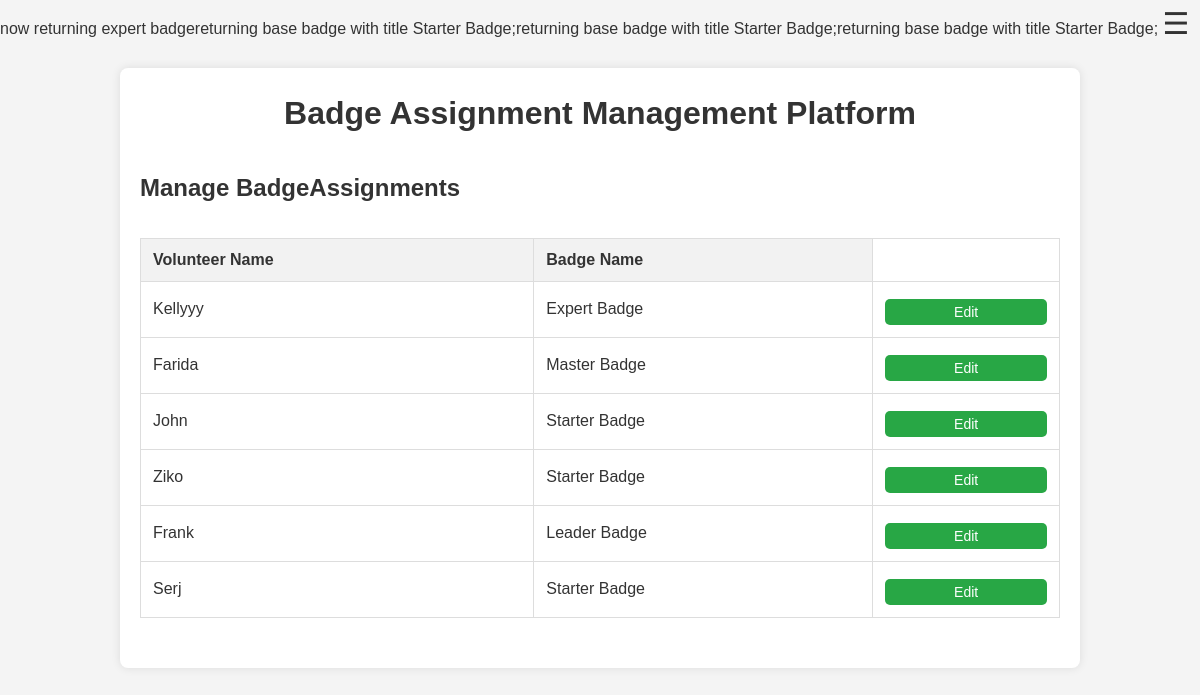
The app's page /Views/BadgeAssignmentPanel.php with its own data.
### tables this page shows
CREATE TABLE `volunteer` (
  `VolunteerID` int NOT NULL AUTO_INCREMENT,
  `FirstName` varchar(50) NOT NULL,
  `LastName` varchar(50) NOT NULL,
  `Email` varchar(100) NOT NULL,
  `PhoneNumber` varchar(15) DEFAULT NULL,
  `DateOfBirth` date DEFAULT NULL,
  `USER_NAME` varchar(50) NOT NULL,
  `PASSWORD_HASH` varchar(100) NOT NULL,
  `LAST_LOGIN` date DEFAULT NULL,
  `ACCOUNT_CREATION_DATE` date DEFAULT NULL,
  `hours_contributed` int DEFAULT NULL,
  `NumberOfEventsAttended` int DEFAULT NULL,
  `VolunteerBadgeID` int DEFAULT NULL,
  `UserID` int DEFAULT NULL,
  PRIMARY KEY (`VolunteerID`),
  UNIQUE KEY `Email` (`Email`),
  KEY `VolunteerBadgeID` (`VolunteerBadgeID`),
  KEY `UserID` (`UserID`),
  CONSTRAINT `volunteer_ibfk_1` FOREIGN KEY (`VolunteerBadgeID`) REFERENCES `volunteerbadge` (`badge_id`),
  CONSTRAINT `volunteer_ibfk_2` FOREIGN KEY (`UserID`) REFERENCES `user` (`UserID`)
);

CREATE TABLE `user` (
  `UserID` int NOT NULL AUTO_INCREMENT,
  `FirstName` varchar(50) NOT NULL,
  `LastName` varchar(50) NOT NULL,
  `Email` varchar(100) NOT NULL,
  `PhoneNumber` varchar(15) DEFAULT NULL,
  `DateOfBirth` date DEFAULT NULL,
  `USER_NAME` varchar(50) NOT NULL,
  `PASSWORD_HASH` varchar(100) NOT NULL,
  `LAST_LOGIN` date DEFAULT NULL,
  `ACCOUNT_CREATION_DATE` date DEFAULT NULL,
  `UserTypeID` int DEFAULT NULL,
  PRIMARY KEY (`UserID`),
  UNIQUE KEY `Email` (`Email`),
  KEY `UserTypeID` (`UserTypeID`),
  CONSTRAINT `user_ibfk_1` FOREIGN KEY (`UserTypeID`) REFERENCES `usertype` (`UserTypeID`)
);

CREATE TABLE `volunteerbadge` (
  `badge_id` int NOT NULL AUTO_INCREMENT,
  `score` int NOT NULL,
  `title` varchar(100) NOT NULL,
  PRIMARY KEY (`badge_id`)
);

### Controllers/VolunteerController.php (called while the page is built, shortened)
<?php
require_once '../Models/VolunteerModel.php';
class VolunteerController {
    public function get_all_Volunteers() {
        return Volunteer::getAllVolunteers();
    }
    public function getBadgeIdByName($badge_name) {
        return VolunteerBadge::getBadgeIdByName($badge_name);
    }
}
?>

### Models/Database.php (called while the page is built, shortened)
<?php
class Database {
    protected $conn;
    private static $instance;
    public function __construct() {
        $this->conn = new mysqli('localhost', 'root', 'Deda2782002!', 'VolunteerManagementSystem');
    }
    public static function getInstance() {
        if (!self::$instance) {
            self::$instance = new Database();
        }
        return self::$instance;
    }
    public function getConnection() {
        return $this->conn;
    }
}
?>

### Models/UserModel.php (called while the page is built, shortened)
<?php
require_once 'Database.php';
require_once 'volunteerModel.php';
class User {
    private $conn;
    public $UserID;
    public function __construct($id = null) {
        $this->conn = Database::getInstance()->getConnection();
        $this->table_name = "User";
        if ($this->conn && !empty($id)) {
            $query = "SELECT * FROM " . $this->table_name . " WHERE UserID = ? LIMIT 1";
            $stmt = $this->conn->prepare($query);
            $stmt->bind_param("i", $id);
            $stmt->execute();
            $result = $stmt->get_result();
            if ($row = $result->fetch_assoc()) {
                $this->UserID = $row['UserID'];
                $this->UserType = $this->getUserType();
                $this->Privileges = $this->getPrivileges();
            } else {
                echo "User not found.";
                return;
            }
        }
    }
    public function getUserType() {
        $query = "SELECT UserTypeID FROM User WHERE UserID = ?";
        $stmt = $this->conn->prepare($query);
        $stmt->bind_param("i", $this->UserID);
        $stmt->execute();
        $result = $stmt->get_result();
        if ($row = $result->fetch_assoc()) {
            $UserTypeID = $row['UserTypeID'];
            $query = "SELECT UserType FROM UserType WHERE UserTypeID = ?";
            $stmt = $this->conn->prepare($query);
            $stmt->bind_param("i", $UserTypeID);
            $stmt->execute();
            $result = $stmt->get_result();
            if ($row = $result->fetch_assoc()) {
                return $row['UserType'];
            }
        }
        return null;
    }
    public function getPrivileges() {
        $query = "SELECT p.* FROM Privilege p
                  JOIN User_Privilege up ON p.PrivilegeID = up.USER_PrivilegeID
                  WHERE up.User_ID = ?";
        $stmt = $this->conn->prepare($query);
        $stmt->bind_param("i", $this->UserID);
        $stmt->execute();
        $result = $stmt->get_result();
        $privileges = [];
        while ($row = $result->fetch_assoc()) {
            $privilege = new Privilege();
            $privilege->PrivilegeID = $row['PrivilegeID'];
            $privilege->PrivilegeName = $row['PrivilegeName'];
            $privilege->Description = $row['Description'];
            $privilege->AccessLevel = $row['AccessLevel'];
            $privileges[] = $privilege;
        }
        return $privileges;
    }
}
?>

### Models/BadgeDecorator.php (called while the page is built, shortened)
<?php
abstract class VolunteerBadge
{
    public static function getBadgeIdByName($badge_name) {
        $conn = (Database::getInstance())->getConnection();
        $query = "SELECT badge_id FROM VolunteerBadge WHERE title = ?";
        $stmt = $conn->prepare($query);
        $stmt->bind_param('s', $badge_name);
        if ($stmt->execute()) {
            $result = $stmt->get_result();
            if ($result->num_rows > 0) {
                $row = $result->fetch_assoc();
                return $row['badge_id'];
            } else {
                return null;
            }
        } else {
            return null;
        }
    }
public static function get_all_badges() {
    $query = "SELECT * FROM VolunteerBadge";
    $conn = (Database::getInstance())->getConnection();
    $result = $conn->query($query);
    $badges = [];
    while ($row = $result->fetch_assoc()) {
        $badges[$row['badge_id']] = $row;
    }
    return $badges;
}
}
?>

### Controllers/BadgeController.php (called while the page is built, shortened)
<?php
require_once '../Models/BadgeDecorator.php';
class BadgeController {
    public function get_all_Badges() {
        return VolunteerBadge::get_all_badges();
    }
}
?>

### Views/BadgeAssignmentPanel.php (the view, shortened to what this page needs)
<?php
require_once '../Controllers/VolunteerController.php';
require_once '../Controllers/BadgeController.php';
$controller = new VolunteerController();
$volunteers = $controller->get_all_Volunteers();
$badgeController = new BadgeController();
$badges = $badgeController->get_all_Badges();
?>
<!DOCTYPE html>
<html lang="en">
<head>
    <link rel="stylesheet" href="./Style/style_control_panel.css">
</head>
<body>
<span class="open-btn" onclick="openNav()">&#9776;</span>
<div class="container">
    <h1>Badge Assignment Management Platform</h1>
    <h2>Manage BadgeAssignments</h2>
    <table class="crud-table">
        <thead>
            <tr>
                <th>Volunteer Name</th>
                <th>Badge Name</th>
            </tr>
        </thead>
        <tbody>
            <?php foreach ($volunteers as $volunteer) : ?>
                    <tr>
                        <td><?= $volunteer->FirstName; ?></td>
                        <td><?= $volunteer->badge->get_title(); ?></td>
                        <td>
                            <button class="button" onclick="openModal(<?=$controller->getBadgeIdByName($volunteer->badge->get_title()); ?>, '<?= $volunteer->badge->get_title(); ?>', '<?= $volunteer->FirstName; ?>','<?= $volunteer->VolunteerID; ?>')">Edit</button>
                        </td>
                    </tr>
            <?php endforeach; ?>
        </tbody>
    </table>
</div>
</body>
</html>

### Views/Style/style_control_panel.css (style rules this page uses)
* { margin: 0; padding: 0; box-sizing: border-box; }
body { font-family: Arial, sans-serif; background-color: #f4f4f4; color: #333; line-height: 1.6; }
.container { width: 80%; margin: 20px auto; justify-content: center; padding: 20px; background-color: #fff; border-radius: 8px; box-shadow: 0 0 10px rgba(0, 0, 0, 0.1); }
h1 { text-align: center; margin-bottom: 20px; color: #333; }
h2 { margin-top: 30px; color: #333; }
input[type="submit"], button { width: 100%; padding: 10px; background-color: #007BFF; color: white; border: none; border-radius: 5px; cursor: pointer; font-size: 16px; transition: background-color 0.3s ease; }
table { width: 100%; border-collapse: collapse; margin-top: 30px; margin-bottom: 30px; }
table, th, td { border: 1px solid #ddd; }
th, td { padding: 12px; text-align: left; }
th { background-color: #f2f2f2; }
button { margin-top: 5px; padding: 5px 10px; background-color: #28a745; font-size: 14px; cursor: pointer; border-radius: 5px; border: none; }
.open-btn { font-size: 30px; cursor: pointer; color: #333; }

### records on screen
volunteer: UserID.FirstName "Kellyyy", title "Expert Badge"
volunteer: UserID.FirstName "Farida", title "Master Badge"
volunteer: UserID.FirstName "John", VolunteerBadgeID.title "Starter Badge"
volunteer: UserID.FirstName "Ziko", VolunteerBadgeID.title "Starter Badge"
volunteer: UserID.FirstName "Frank", title "Leader Badge"
volunteer: UserID.FirstName "Serj", VolunteerBadgeID.title "Starter Badge"

### other values on screen
$baseBadge->get_title() "Starter Badge Starter Badge Starter Badge"
